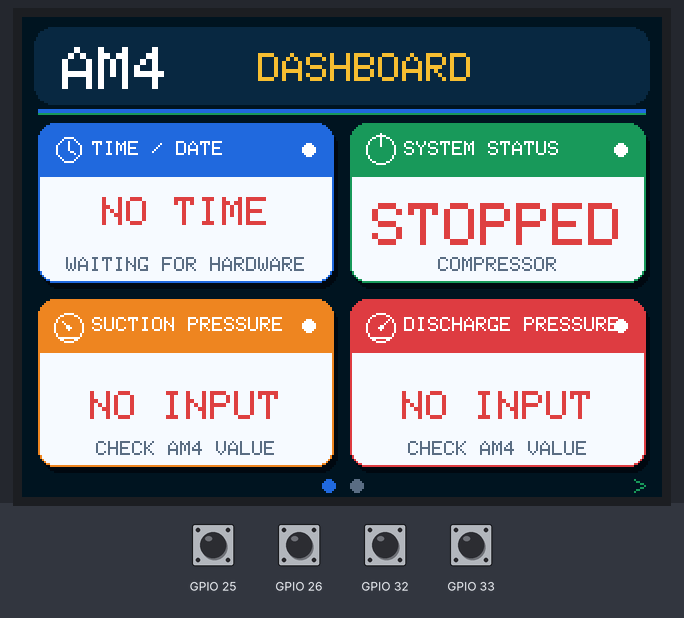
Recording of a sketch running on a simulated ESP32. Parts: 320×240 colour display. The inputs (shaded band) are chosen by the test bench; at power-on: GPIO 25, GPIO 26, GPIO 32, GPIO 33 HIGH. WiFi joins after 1.5 s; servers stay silent unless stated; what the sketch prints to the serial monitor is not drawn.

Above: at 2.2 s.
2.3 s: GPIO 33 pulled LOW for 0.15 s
At 3.1 s:
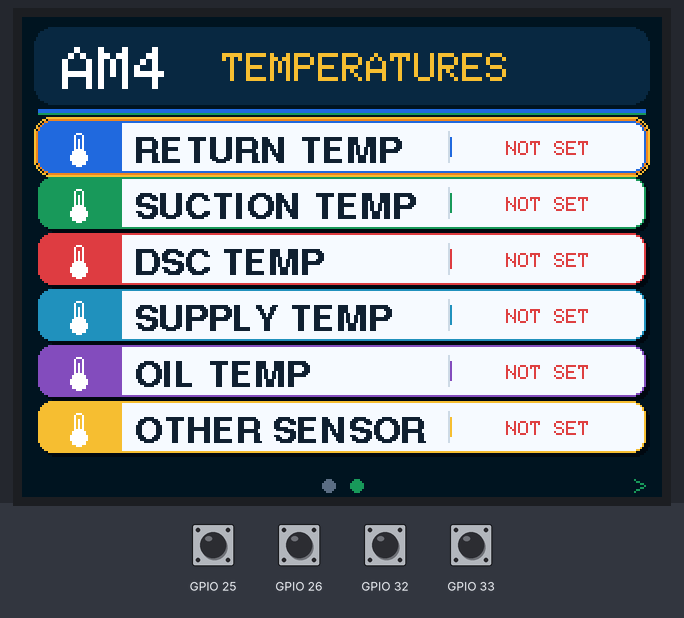
4.1 s: GPIO 25 pulled LOW for 0.15 s
At 5.8 s:
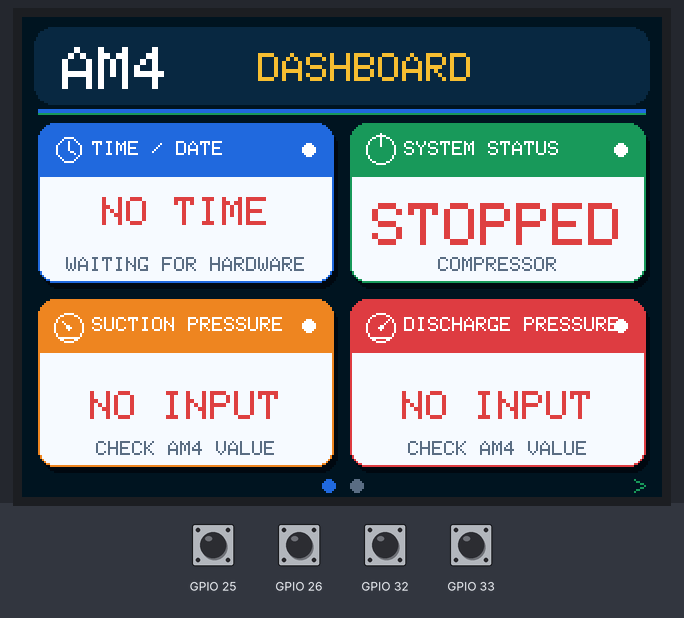
7.2 s: GPIO 33 pulled LOW for 1 s
At 8.1 s:
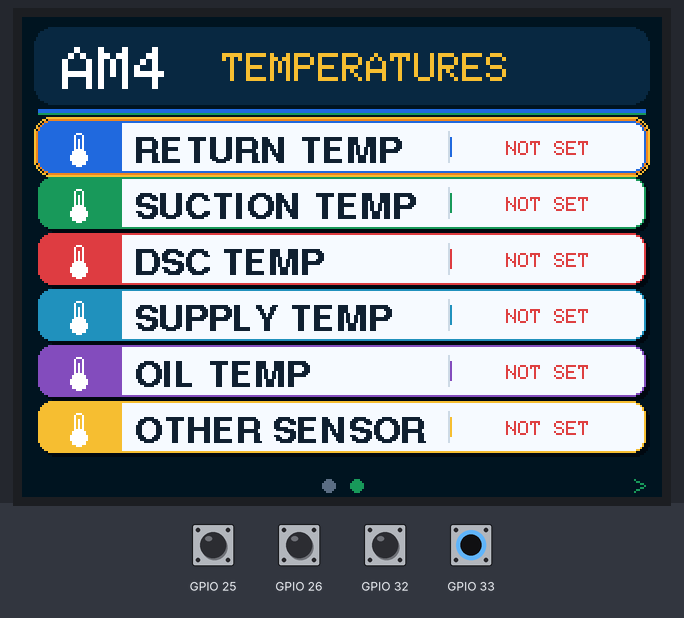
9.7 s: GPIO 26 pulled LOW for 0.15 s
At 10.9 s:
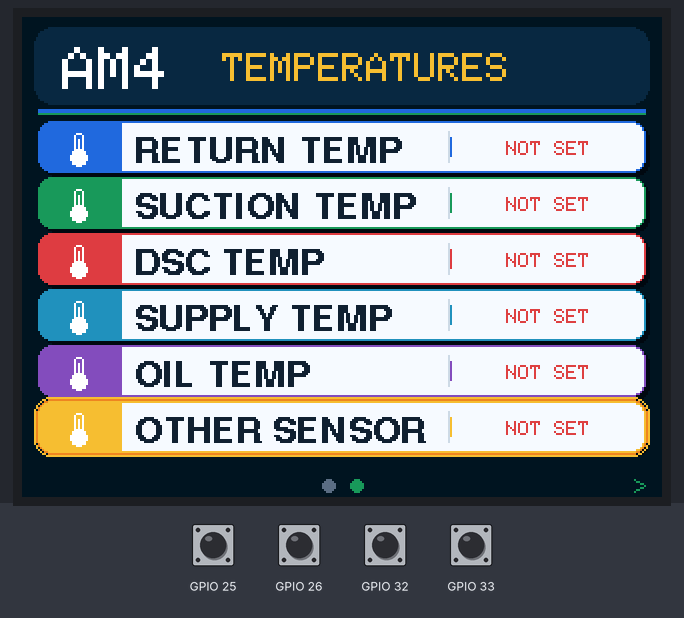
11.3 s: GPIO 32 pulled LOW for 0.15 s
At 11.7 s:
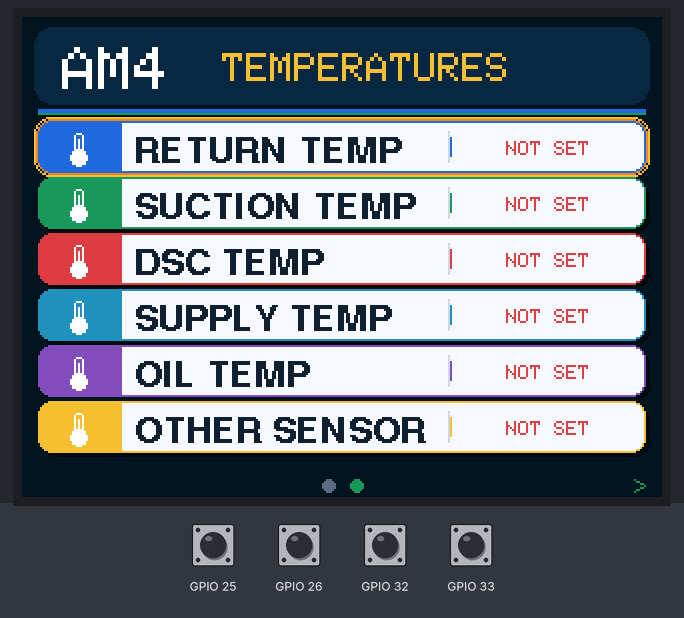
12.9 s: GPIO 32 pulled LOW for 1 s
At 14.1 s:
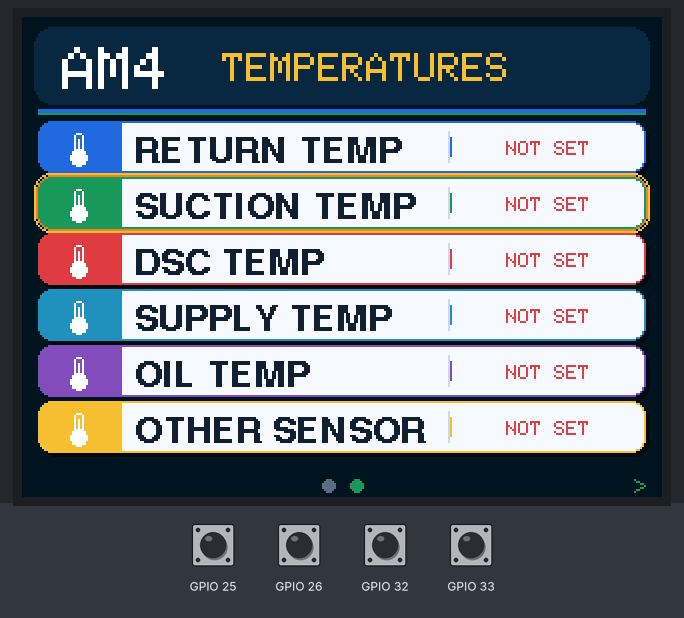
Timing chart, 0 to 15.9 s (numbered marks = the images above; inputs shaded):
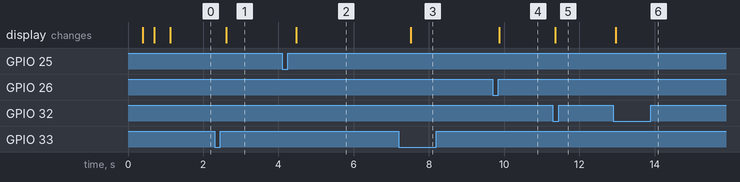

The sketch:

AM4_DISPLAY.ino
```cpp
#include <Arduino.h>
#include <WiFi.h>
#include <ArduinoJson.h>

#include "DisplayState.h"
#include "DisplayLink.h"
#include "AM4_UI.h"

void setup() {
  Serial.begin(115200);
  delay(100);
  Serial.println("AM4 Display ESP32 starting...");

  initDisplayLink();
  initAM4UI();
}

void loop() {
  serviceDisplayLink();
  updateAM4UI();
  delay(1);
}
```

AM4_UI_Types.h
```cpp
#pragma once

#include <Arduino.h>

enum AM4ScreenPage : uint8_t {
  AM4_PAGE_MAIN = 0,
  AM4_PAGE_TEMPERATURES = 1
};

enum AM4CardIcon : uint8_t {
  AM4_ICON_CLOCK,
  AM4_ICON_CALENDAR,
  AM4_ICON_SYSTEM_STATUS,
  AM4_ICON_SUCTION_PRESSURE,
  AM4_ICON_DISCHARGE_PRESSURE
};

struct AM4DashboardCard {
  int16_t x;
  int16_t y;
  int16_t width;
  int16_t height;
  const char* title;
  uint16_t accentColor;
  AM4CardIcon icon;
};
```

DisplayLink.h
```cpp
#pragma once

#include <Arduino.h>
#include <WiFi.h>
#include <ArduinoJson.h>
#include "DisplayState.h"
#include "DisplayLinkConfig.h"

WiFiClient am4HardwareClient;
char am4HardwareRxBuffer[AM4_DISPLAY_RX_BUFFER_SIZE];
size_t am4HardwareRxLength = 0;
unsigned long am4LastWiFiAttemptMs = 0;
unsigned long am4LastTcpAttemptMs = 0;
unsigned long am4LastHeartbeatMs = 0;
unsigned long am4LastDisplayStatusMs = 0;
uint32_t am4DisplayMessageSequence = 0;
unsigned long am4TcpConnectedMs = 0;
bool am4WasWiFiConnected = false;
bool am4WasTcpConnected = false;

const char* am4WiFiStatusText(wl_status_t status) {
  switch (status) {
    case WL_IDLE_STATUS:     return "IDLE";
    case WL_NO_SSID_AVAIL:   return "SSID_NOT_FOUND";
    case WL_SCAN_COMPLETED:  return "SCAN_COMPLETED";
    case WL_CONNECTED:       return "CONNECTED";
    case WL_CONNECT_FAILED:  return "CONNECT_FAILED";
    case WL_CONNECTION_LOST: return "CONNECTION_LOST";
    case WL_DISCONNECTED:    return "DISCONNECTED";
    default:                 return "UNKNOWN";
  }
}

bool am4SendHardwareJson(const JsonDocument& document) {
  if (!am4HardwareClient || !am4HardwareClient.connected()) {
    Serial.println("[HARDWARE TX] TCP client is not connected");
    return false;
  }

  char payload[AM4_DISPLAY_TX_BUFFER_SIZE];
  const size_t requiredLength = measureJson(document);
  if (requiredLength == 0 || requiredLength + 2 > sizeof(payload)) {
    Serial.print("[HARDWARE TX] JSON too large: ");
    Serial.println(requiredLength);
    return false;
  }

  const size_t length = serializeJson(document, payload, sizeof(payload));
  if (length != requiredLength) {
    Serial.println("[HARDWARE TX] JSON serialization failed");
    return false;
  }

  const size_t payloadWritten = am4HardwareClient.write(
    reinterpret_cast<const uint8_t*>(payload), length
  );
  const size_t newlineWritten = am4HardwareClient.write(static_cast<uint8_t>('\n'));
  const bool sent = payloadWritten == length && newlineWritten == 1;

#if AM4_LINK_DEBUG
  if (sent) {
    Serial.print("[HARDWARE TX] ");
    Serial.println(payload);
  }
#endif

  if (!sent) {
    Serial.println("[HARDWARE TX] Socket write failed");
  }
  return sent;
}

void am4SendHello() {
  StaticJsonDocument<192> message;
  message["v"] = 1;
  message["type"] = "hello";
  message["role"] = "display";
  message["token"] = AM4_DISPLAY_LINK_TOKEN;
  message["seq"] = ++am4DisplayMessageSequence;
  am4SendHardwareJson(message);
}

bool am4SendHeartbeat() {
  StaticJsonDocument<192> message;
  message["v"] = 1;
  message["type"] = "heartbeat";
  message["token"] = AM4_DISPLAY_LINK_TOKEN;
  message["seq"] = ++am4DisplayMessageSequence;
  return am4SendHardwareJson(message);
}

bool sendAM4HardwareCommand(const char* command) {
  if (command == nullptr || command[0] == '\0') {
    return false;
  }

  StaticJsonDocument<224> message;
  message["v"] = 1;
  message["type"] = "command";
  message["command"] = command;
  message["token"] = AM4_DISPLAY_LINK_TOKEN;
  message["seq"] = ++am4DisplayMessageSequence;
  return am4SendHardwareJson(message);
}

bool sendAM4StartCommand() { return sendAM4HardwareCommand("start"); }
bool sendAM4StopCommand()  { return sendAM4HardwareCommand("stop"); }
bool sendAM4ResetCommand() { return sendAM4HardwareCommand("reset"); }

void am4ApplyHardwareState(const JsonDocument& state) {
  const uint32_t sequence = state["seq"] | 0;
  if (am4LastStateSequence != 0 && sequence <= am4LastStateSequence) {
    return;
  }
  am4LastStateSequence = sequence;

  ReturnTempC = state["returnC"] | SENSOR_NOT_SELECTED;
  SuctionTempC = state["suctionC"] | SENSOR_NOT_SELECTED;
  dischargeTempC = state["dischargeC"] | SENSOR_NOT_SELECTED;
  SupplyTempC = state["supplyC"] | SENSOR_NOT_SELECTED;
  OilTempC = state["oilC"] | SENSOR_NOT_SELECTED;
  OtherTempC = state["otherC"] | SENSOR_NOT_SELECTED;

  suctionPressure = state["suctionPsi"] | "999";
  dischargePressure = state["dischargePsi"] | "999";
  suctionPressureB = state["suctionBar"] | "999";
  dischargePressureB = state["dischargeBar"] | "999";

  remoteCompStatus = state["Comp_status"] | 0;
  remoteRunOutput = state["runOutput"] | 0;
  remoteAlarmOutput = state["alarmOutput"] | 0;
  remoteMqttConnected = state["mqttConnected"] | 0;
  remoteInternetConnected = state["internetConnected"] | 0;
  remoteHps = state["hps"] | "";
  remoteLps = state["lps"] | "";
  remoteOps = state["ops"] | "";
  remoteDeviceName = state["device"] | "AM4";

  if (state.containsKey("epochUtc")) {
    const uint32_t epoch = state["epochUtc"].as<uint32_t>();
    if (epoch > 1700000000UL) {
      am4RemoteEpochUtc = epoch;
      am4RemoteEpochReceivedMs = millis();
      am4RemoteTimeValid = true;
    }
  }

  am4LastStateReceivedMs = millis();
  am4DisplayLinkConnected = true;
}

void am4HandleHardwareMessage(const char* payload, size_t length) {
#if AM4_LINK_DEBUG
  Serial.print("[HARDWARE RX] ");
  Serial.write(reinterpret_cast<const uint8_t*>(payload), length);
  Serial.println();
#endif

  StaticJsonDocument<1024> document;
  const DeserializationError error = deserializeJson(document, payload, length);
  if (error) {
    Serial.print("[HARDWARE RX] JSON error: ");
    Serial.println(error.c_str());
    return;
  }

  const int protocolVersion = document["v"] | 0;
  const char* type = document["type"] | "";
  if (protocolVersion != 1) {
    Serial.println("[HARDWARE RX] Unsupported protocol version");
    return;
  }

  if (strcmp(type, "state") == 0) {
    am4ApplyHardwareState(document);
    return;
  }

  if (strcmp(type, "ack") == 0) {
    Serial.print("[HARDWARE ACK] ");
    Serial.print(document["command"] | "");
    Serial.print(" -> ");
    Serial.println(document["message"] | "");
  }
}

void am4ReadHardwareClient() {
  if (!am4HardwareClient || !am4HardwareClient.connected()) {
    return;
  }

  size_t bytesProcessed = 0;
  constexpr size_t MAX_BYTES_PER_LOOP = 640;

  while (am4HardwareClient.available() && bytesProcessed < MAX_BYTES_PER_LOOP) {
    const int byteValue = am4HardwareClient.read();
    if (byteValue < 0) {
      break;
    }
    bytesProcessed++;

    const char character = static_cast<char>(byteValue);
    if (character == '\r') {
      continue;
    }

    if (character == '\n') {
      if (am4HardwareRxLength > 0) {
        am4HardwareRxBuffer[am4HardwareRxLength] = '\0';
        am4HandleHardwareMessage(am4HardwareRxBuffer, am4HardwareRxLength);
        am4HardwareRxLength = 0;
      }
      continue;
    }

    if (am4HardwareRxLength >= sizeof(am4HardwareRxBuffer) - 1) {
      am4HardwareRxLength = 0;
      Serial.println("[HARDWARE RX] Message too large; buffer reset");
      continue;
    }

    am4HardwareRxBuffer[am4HardwareRxLength++] = character;
  }
}

void am4BeginHardwareWiFi() {
  am4HardwareClient.stop();
  am4DisplayLinkConnected = false;

  WiFi.mode(WIFI_STA);
  WiFi.setSleep(false);
  WiFi.setAutoReconnect(true);

  // A fixed IP removes DHCP as a possible failure point on the dedicated link.
  if (!WiFi.config(
        AM4_DISPLAY_LOCAL_IP,
        AM4_DISPLAY_GATEWAY,
        AM4_DISPLAY_SUBNET,
        AM4_DISPLAY_DNS)) {
    Serial.println("[DISPLAY WIFI] Static IP configuration failed");
  }

  Serial.print("[DISPLAY WIFI] Connecting to SSID: ");
  Serial.println(AM4_HARDWARE_AP_SSID);
  WiFi.begin(AM4_HARDWARE_AP_SSID, AM4_HARDWARE_AP_PASSWORD);
  am4LastWiFiAttemptMs = millis();
}

void initDisplayLink() {
  am4BeginHardwareWiFi();
}

void serviceDisplayLink() {
  const unsigned long now = millis();
  const wl_status_t wifiStatus = WiFi.status();
  const bool wifiConnected = wifiStatus == WL_CONNECTED;

  if (wifiConnected != am4WasWiFiConnected) {
    am4WasWiFiConnected = wifiConnected;
    if (wifiConnected) {
      Serial.println("\n[DISPLAY WIFI] CONNECTED TO HARDWARE AP");
      Serial.print("[DISPLAY WIFI] Local IP: ");
      Serial.println(WiFi.localIP());
      Serial.print("[DISPLAY WIFI] Gateway: ");
      Serial.println(WiFi.gatewayIP());
      Serial.print("[DISPLAY WIFI] RSSI: ");
      Serial.println(WiFi.RSSI());
      am4LastTcpAttemptMs = 0;  // attempt TCP immediately
    } else {
      Serial.print("[DISPLAY WIFI] Disconnected. Status: ");
      Serial.println(am4WiFiStatusText(wifiStatus));
      am4DisplayLinkConnected = false;
      am4HardwareClient.stop();
    }
  }

  if (!wifiConnected) {
    am4DisplayLinkConnected = false;
    if (am4HardwareClient) {
      am4HardwareClient.stop();
    }

    if (now - am4LastWiFiAttemptMs >= AM4_WIFI_RETRY_MS) {
      Serial.print("[DISPLAY WIFI] Retry. Current status: ");
      Serial.println(am4WiFiStatusText(wifiStatus));
      am4BeginHardwareWiFi();
    }

#if AM4_LINK_DEBUG
    if (now - am4LastDisplayStatusMs >= AM4_DISPLAY_STATUS_INTERVAL_MS) {
      am4LastDisplayStatusMs = now;
      Serial.print("[DISPLAY STATUS] WiFi=");
      Serial.print(am4WiFiStatusText(wifiStatus));
      Serial.println(" TCP=OFF");
    }
#endif
    return;
  }

  if (!am4HardwareClient.connected()) {
    am4DisplayLinkConnected = false;
    if (am4WasTcpConnected) {
      am4WasTcpConnected = false;
      Serial.println("[DISPLAY TCP] Connection lost");
    }

    if (am4LastTcpAttemptMs == 0 ||
        now - am4LastTcpAttemptMs >= AM4_TCP_RETRY_MS) {
      am4LastTcpAttemptMs = now;
      am4HardwareClient.stop();
      Serial.print("[DISPLAY TCP] Connecting to ");
      Serial.print(AM4_HARDWARE_HOST_IP);
      Serial.print(':');
      Serial.println(AM4_DISPLAY_TCP_PORT);

      if (am4HardwareClient.connect(
            AM4_HARDWARE_HOST_IP,
            AM4_DISPLAY_TCP_PORT,
            AM4_TCP_CONNECT_TIMEOUT_MS)) {
        am4HardwareClient.setNoDelay(true);
        am4HardwareClient.setTimeout(2);
        am4HardwareRxLength = 0;
        am4LastStateSequence = 0;
        am4LastStateReceivedMs = 0;
        am4TcpConnectedMs = now;
        am4LastHeartbeatMs = now;
        am4WasTcpConnected = true;
        Serial.println("[DISPLAY TCP] CONNECTED; sending hello");
        am4SendHello();
      } else {
        Serial.println("[DISPLAY TCP] Connect failed; will retry");
      }
    }
    return;
  }

  if (!am4WasTcpConnected) {
    am4WasTcpConnected = true;
    Serial.println("[DISPLAY TCP] CONNECTED");
  }

  am4ReadHardwareClient();

  if (now - am4LastHeartbeatMs >= AM4_HEARTBEAT_INTERVAL_MS) {
    am4LastHeartbeatMs = now;
    if (!am4SendHeartbeat()) {
      am4HardwareClient.stop();
      return;
    }
  }

  const bool waitingForFirstState =
    !am4DisplayLinkConnected && am4LastStateReceivedMs == 0;
  const bool stateTimedOut =
    am4DisplayLinkConnected &&
    now - am4LastStateReceivedMs > AM4_STATE_TIMEOUT_MS;
  const bool firstStateTimedOut =
    waitingForFirstState &&
    now - am4TcpConnectedMs > AM4_STATE_TIMEOUT_MS;

  if (stateTimedOut || firstStateTimedOut) {
    am4DisplayLinkConnected = false;
    am4HardwareClient.stop();
    Serial.println("[DISPLAY TCP] Hardware JSON timeout; reconnecting");
  }

#if AM4_LINK_DEBUG
  if (now - am4LastDisplayStatusMs >= AM4_DISPLAY_STATUS_INTERVAL_MS) {
    am4LastDisplayStatusMs = now;
    Serial.print("[DISPLAY STATUS] WiFi=CONNECTED IP=");
    Serial.print(WiFi.localIP());
    Serial.print(" TCP=");
    Serial.print(am4HardwareClient.connected() ? "CONNECTED" : "OFF");
    Serial.print(" JSON=");
    Serial.print(am4DisplayLinkConnected ? "RECEIVING" : "WAITING");
    Serial.print(" lastSeq=");
    Serial.println(am4LastStateSequence);
  }
#endif
}
```

DisplayState.h
```cpp
#pragma once

#include <Arduino.h>
#include <time.h>

constexpr float SENSOR_DISCONNECTED = 888.0f;
constexpr float SENSOR_NOT_SELECTED = 999.0f;

float ReturnTempC = SENSOR_NOT_SELECTED;
float SuctionTempC = SENSOR_NOT_SELECTED;
float dischargeTempC = SENSOR_NOT_SELECTED;
float SupplyTempC = SENSOR_NOT_SELECTED;
float OilTempC = SENSOR_NOT_SELECTED;
float OtherTempC = SENSOR_NOT_SELECTED;

String suctionPressure = "999";
String dischargePressure = "999";
String suctionPressureB = "999";
String dischargePressureB = "999";

int remoteCompStatus = 0;
int remoteRunOutput = 0;
int remoteAlarmOutput = 0;
int remoteMqttConnected = 0;
int remoteInternetConnected = 0;
String remoteHps = "";
String remoteLps = "";
String remoteOps = "";
String remoteDeviceName = "AM4";

bool am4DisplayLinkConnected = false;
unsigned long am4LastStateReceivedMs = 0;
uint32_t am4LastStateSequence = 0;

bool am4RemoteTimeValid = false;
uint32_t am4RemoteEpochUtc = 0;
unsigned long am4RemoteEpochReceivedMs = 0;

bool am4GetRemotePakistanTime(struct tm& timeInfo) {
  if (!am4RemoteTimeValid) {
    return false;
  }

  const uint32_t elapsedSeconds = (millis() - am4RemoteEpochReceivedMs) / 1000UL;
  const time_t pakistanEpoch = static_cast<time_t>(am4RemoteEpochUtc)
                             + static_cast<time_t>(elapsedSeconds)
                             + static_cast<time_t>(5 * 60 * 60);
  return gmtime_r(&pakistanEpoch, &timeInfo) != nullptr;
}
```

DisplayLinkConfig.h
```cpp
#pragma once

// Hardcoded credentials for the permanent access point created by the
// hardware ESP32. These values must exactly match the hardware project.
constexpr char AM4_HARDWARE_AP_SSID[] = "AM4-AAA001";
constexpr char AM4_HARDWARE_AP_PASSWORD[] = "bitahomes";
static_assert(sizeof(AM4_HARDWARE_AP_PASSWORD) - 1 >= 8,
              "ESP32 SoftAP password must contain at least 8 characters");
constexpr char AM4_DISPLAY_LINK_TOKEN[] = "AM4-KRC-LINK-2026";

const IPAddress AM4_HARDWARE_HOST_IP(192, 168, 4, 1);
const IPAddress AM4_DISPLAY_LOCAL_IP(192, 168, 4, 50);
const IPAddress AM4_DISPLAY_GATEWAY(192, 168, 4, 1);
const IPAddress AM4_DISPLAY_SUBNET(255, 255, 255, 0);
const IPAddress AM4_DISPLAY_DNS(192, 168, 4, 1);

constexpr uint16_t AM4_DISPLAY_TCP_PORT = 5050;
constexpr uint32_t AM4_WIFI_RETRY_MS = 5000;
constexpr uint32_t AM4_TCP_RETRY_MS = 2000;
constexpr uint32_t AM4_TCP_CONNECT_TIMEOUT_MS = 3000;
constexpr uint32_t AM4_HEARTBEAT_INTERVAL_MS = 2000;
constexpr uint32_t AM4_STATE_TIMEOUT_MS = 12000;
constexpr uint32_t AM4_DISPLAY_STATUS_INTERVAL_MS = 3000;

constexpr size_t AM4_DISPLAY_RX_BUFFER_SIZE = 1280;
constexpr size_t AM4_DISPLAY_TX_BUFFER_SIZE = 384;

// Set to 1 while commissioning. It prints Wi-Fi/TCP status and received JSON
// to the display Serial Monitor.
#define AM4_LINK_DEBUG 1
```

Source omitted: AM4_UI.h (29892 bytes)

Measured:
- after the input at 2.3 s, the display: changes after 0.31 s (image 1)
- after the input at 4.1 s, the display: changes after 0.38 s (image 2)
- after the input at 7.2 s, the display: changes after 0.31 s (image 3)
- after the input at 9.7 s, the display: changes after 0.17 s (image 4)
- after the input at 11.3 s, the display: changes after 0.06 s (image 5)
- after the input at 12.9 s, the display: changes after 0.06 s (image 6)
